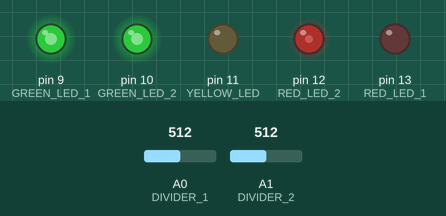
The sketch below on a simulated Arduino Uno, built with avr-gcc and run on an emulated ATmega328P. Parts: output pins drawn as LEDs (lit = HIGH). The inputs (shaded band) are chosen by the test bench; at power-on: A0 (DIVIDER_1) = 512, A1 (DIVIDER_2) = 512.

Above: at 1.2 s.
1.3 s: A0 (DIVIDER_1) set to 468
2.8 s: A0 (DIVIDER_1) set to 439
At 4.0 s:
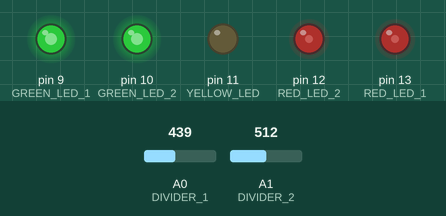
4.3 s: A1 (DIVIDER_2) set to 543
5.8 s: A1 (DIVIDER_2) set to 567
At 6.4 s:
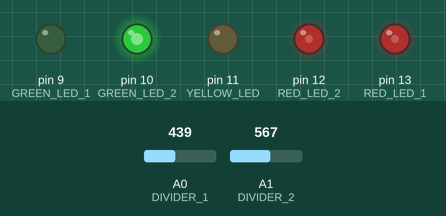
7.3 s: A1 (DIVIDER_2) set to 511
At 8.1 s:
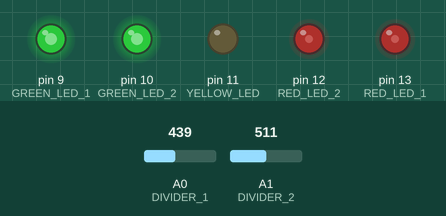
8.8 s: A0 (DIVIDER_1) set to 716
At 9.9 s:
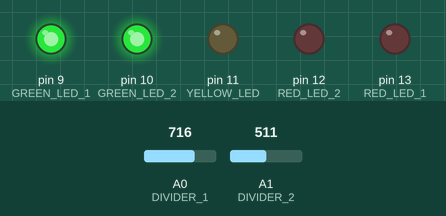
Timing chart, 0 to 11.3 s (numbered marks = the images above; inputs shaded):
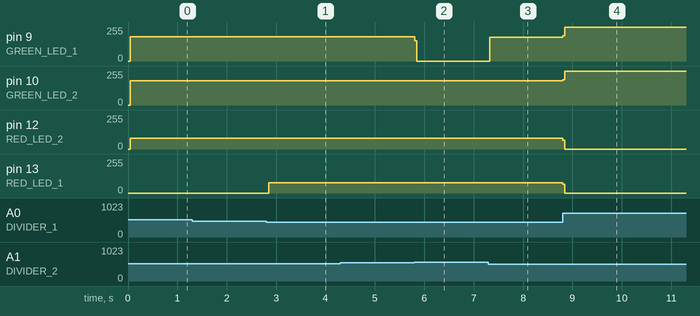

The sketch:

LightDetection.ino
```cpp
#define DIVIDER_1 A0  // photoresistor F29
#define DIVIDER_2 A1  // photoresistor F2
#define RED_LED_1 13  // LED A21
#define RED_LED_2 12  // LED A17
#define YELLOW_LED 11 // LED A13
#define GREEN_LED_2 10  // LED A10
#define GREEN_LED_1 9   // LED A7

// dividerValue1 is right photoresistor, dividerValue2 is left photoresistor
int dividerValue1 = 0;
int dividerValue2 = 0;
int mapDividerValue1 = 0;
int mapDividerValue2 = 0;

void setup() {
  // put your setup code here, to run once:
  pinMode(RED_LED_1, OUTPUT);
  pinMode(RED_LED_2, OUTPUT);
  pinMode(YELLOW_LED, OUTPUT);
  pinMode(GREEN_LED_1, OUTPUT);
  pinMode(GREEN_LED_2, OUTPUT);
  Serial.begin(9600);

}

void loop() {
  // put your main code here, to run repeatedly:
  dividerValue1 = analogRead(DIVIDER_1);
  dividerValue2 = analogRead(DIVIDER_2);

  /* In my room with lights on, dividerValue1 is 600 and dividerValue2 is 700
   * and light decrease this values to 300 (dividerValue1) and 400 (dividerValue2)
   */
  mapDividerValue1 = map(dividerValue1, 300, 600, 1, 3);
  mapDividerValue2 = map(dividerValue2, 400, 700, 1, 3);


// It may be usefull to adjust
//  Serial.print("L: ");
//  Serial.print(dividerValue2);
//  Serial.print(" R: ");
//  Serial.println(dividerValue1);
//  delay(100);

  switch (mapDividerValue1) {
    case 1:   // strong light on right
      flashLight(LOW, LOW, LOW, HIGH, HIGH);
      break;

    case 2:   // medium light on right
      flashLight(LOW, LOW, LOW, HIGH, LOW);
      break;

  }
  delay(1);   // for stability

  switch (mapDividerValue2) {
    case 1:   // strong light on left
      flashLight(HIGH, HIGH, LOW, LOW, LOW);
      break;

    case 2:   // medium light on left
      flashLight(LOW, HIGH, LOW, LOW, LOW);
      break;

  } delay(1); // for stability

  if (mapDividerValue1 == 3 && mapDividerValue2 == 3) {
    flashLight(LOW, LOW, HIGH, LOW, LOW);
  } delay(1);


}

// Turn on specified LED
void flashLight(uint8_t gLed1, uint8_t gLed2, uint8_t yLed1, uint8_t rLed2, uint8_t rLed1) {
  digitalWrite(GREEN_LED_1, gLed1);
  digitalWrite(GREEN_LED_2, gLed2);
  digitalWrite(YELLOW_LED, yLed1);
  digitalWrite(RED_LED_2, rLed2);
  digitalWrite(RED_LED_1, rLed1);
}
```

Measured:
- the behaviour switches between 450 and 449 on A0 (DIVIDER_1) (found by bisection; images 0 and 1)
- the behaviour switches between 549 and 550 on A1 (DIVIDER_2) (found by bisection; images 1 and 2)
- after the input at 1.3 s, every drawn part: stays the same
- after the input at 2.8 s, pin 13 (RED_LED_1): 0/255 → 78/255 after 0.05 s
- after the input at 4.3 s, every drawn part: stays the same
- after the input at 5.8 s, pin 9 (GREEN_LED_1): 181/255 → 0/255 at once
- after the input at 7.3 s, pin 9 (GREEN_LED_1): 0/255 → 178/255 at once
- after the input at 8.8 s, pin 9 (GREEN_LED_1): 178/255 → 255/255 at once; pin 10 (GREEN_LED_2): 181/255 → 255/255 at once; pin 12 (RED_LED_2): 79/255 → 0/255 at once; pin 13 (RED_LED_1): 78/255 → 0/255 at once
